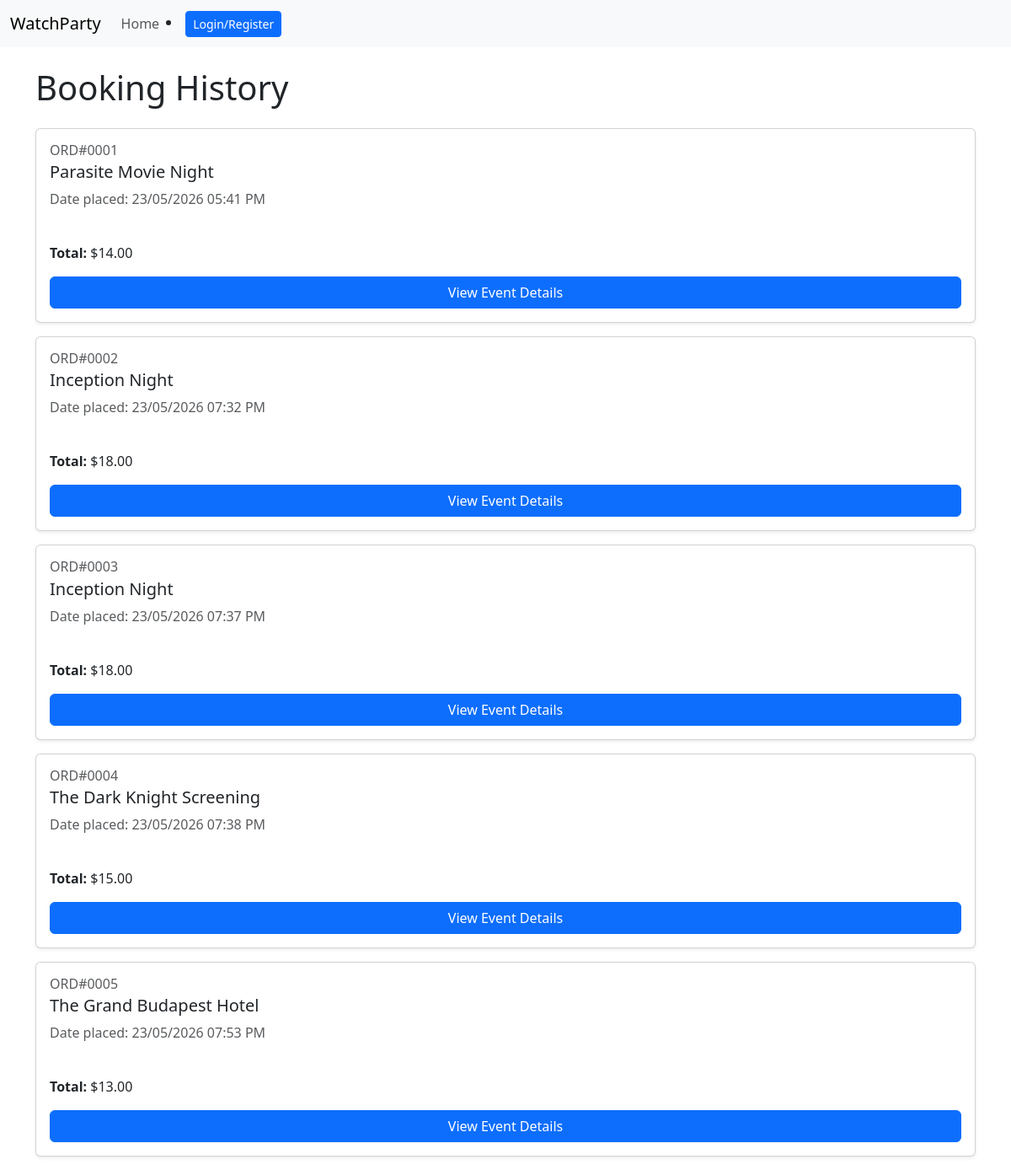
Screenshot of /bookings with the database file from the repository.
### website/models.py (models this page shows)
class Booking(db.Model):
    __tablename__ = 'booking'
    id = db.Column(db.Integer, primary_key=True)
    quantity = db.Column(db.Integer, nullable=False, default=1)
    created_at = db.Column(db.DateTime, default=datetime.utcnow)
    user_id = db.Column(db.Integer, db.ForeignKey('user.id'), nullable=False)
    event_id = db.Column(db.Integer, db.ForeignKey('event.id'), nullable=False)

class Event(db.Model):
    __tablename__ = 'event'
    id = db.Column(db.Integer, primary_key=True)
    title = db.Column(db.String(150), nullable=False)
    description = db.Column(db.Text, nullable=False)
    genre = db.Column(db.String(50))
    rating = db.Column(db.String(10))
    ticket_price = db.Column(db.Float)
    tickets_available = db.Column(db.Integer)
    location = db.Column(db.String(120), nullable=False)
    date = db.Column(db.DateTime)
    image = db.Column(db.String(255))
    comments = db.relationship('Comment', backref='event', lazy=True)
    orders = db.relationship('Booking', backref='event', lazy=True)

### website/bookings.py (the view)
@bookings_bp.route('/bookings', methods = ['GET'])
def show_bookings():
    bookings = Booking.query.all()
    return render_template('booking_history.html', bookings=bookings)

### website/templates/booking_history.html
{% extends "base.html" %}
{% block content %}
<div class="container mt-4">
    <h1 class="mb-4">Booking History</h1>
    <div class="row g-4">
        <div class="col-12">
            {% if bookings %}
            {% for booking in bookings %}
            <div class="card shadow-sm mb-3">
                <div class="card-body d-flex flex-column">
                    <h6 class="text-muted mb-1">ORD#{{ "%04d"|format(booking.id) }}</h6>
                    <h5 class="card-title">{{ booking.event.title }}</h5>
                    <p class="text-body-secondary mb-2">
                        Date placed: {{ booking.created_at.strftime('%d/%m/%Y %I:%M %p') }}
                    </p>
                    <ul class="list-group list-group-flush mb-3">
                        <li class="list-group-item px-0"></li>
                    </ul>
                    <p class="mt-auto"><b>Total:</b> ${{ "%.2f"|format(booking.quantity * booking.event.ticket_price) }}</p>
                    <a href="{{ url_for('main.event_detail', event_id=booking.event.id) }}" class="btn btn-primary">View Event Details</a>
                </div>
            </div>
            {% endfor %}
            {% else %}
            <div class="container vh-100 d-flex justify-content-center align-items-center">
                <h1 class="display-3 text-muted text-center">
                    No bookings found
                </h1>
            </div>
            {% endif %}
        </div>
    </div>
</div>
    {% endblock %}

### rows the page displays
Booking: id "0001", event "Parasite Movie Night", created_at "23/05/2026 05:41 PM", booking.quantity*booking.event.ticket_price "14.00"
Booking: id "0002", event "Inception Night", created_at "23/05/2026 07:32 PM", booking.quantity*booking.event.ticket_price "18.00"
Booking: id "0003", event "Inception Night", created_at "23/05/2026 07:37 PM", booking.quantity*booking.event.ticket_price "18.00"
Booking: id "0004", event "The Dark Knight Screening", created_at "23/05/2026 07:38 PM", booking.quantity*booking.event.ticket_price "15.00"
Booking: id "0005", event "The Grand Budapest Hotel", created_at "23/05/2026 07:53 PM", booking.quantity*booking.event.ticket_price "13.00"
